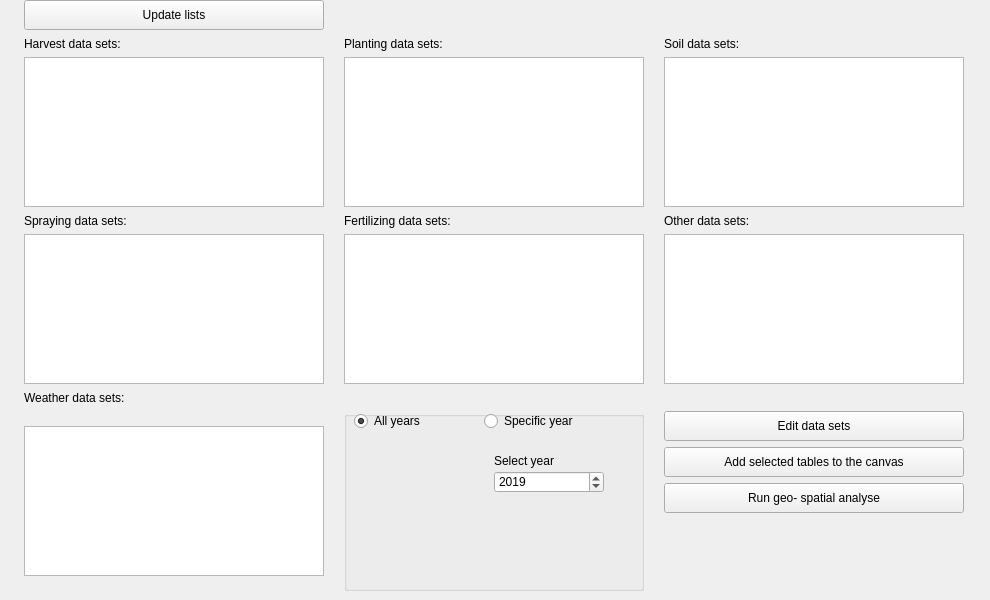
        <widget class="QWidget" name="tab_2">
         <attribute name="title">
          <string>Data sets</string>
         </attribute>
         <widget class="QWidget" name="gridLayoutWidget_3">
          <property name="geometry">
           <rect>
            <x>10</x>
            <y>0</y>
            <width>971</width>
            <height>591</height>
           </rect>
          </property>
          <layout class="QGridLayout" name="gridLayout_3">
           <item row="3" column="0">
            <widget class="QLabel" name="LActivity_2">
             <property name="minimumSize">
              <size>
               <width>0</width>
               <height>15</height>
              </size>
             </property>
             <property name="maximumSize">
              <size>
               <width>16777215</width>
               <height>15</height>
              </size>
             </property>
             <property name="locale">
              <locale language="English" country="UnitedKingdom"/>
             </property>
             <property name="text">
              <string>Spraying data sets:</string>
             </property>
            </widget>
           </item>
           <item row="2" column="0">
            <widget class="QListWidget" name="LWHarvestTable">
             <property name="sizePolicy">
              <sizepolicy hsizetype="Minimum" vsizetype="Minimum">
               <horstretch>10</horstretch>
               <verstretch>0</verstretch>
              </sizepolicy>
             </property>
             <property name="maximumSize">
              <size>
               <width>16777215</width>
               <height>150</height>
              </size>
             </property>
             <property name="locale">
              <locale language="English" country="UnitedKingdom"/>
             </property>
            </widget>
           </item>
           <item row="4" column="0">
            <widget class="QListWidget" name="LWSprayingTable">
             <property name="sizePolicy">
              <sizepolicy hsizetype="Minimum" vsizetype="Minimum">
               <horstretch>5</horstretch>
               <verstretch>0</verstretch>
              </sizepolicy>
             </property>
             <property name="maximumSize">
              <size>
               <width>300</width>
               <height>150</height>
              </size>
             </property>
             <property name="locale">
              <locale language="English" country="UnitedKingdom"/>
             </property>
            </widget>
           </item>
           <item row="6" column="1" rowspan="4">
            <widget class="QGroupBox" name="groupBox_2">
             <property name="title">
              <string/>
             </property>
             <widget class="QRadioButton" name="RBSelectAllYears">
              <property name="geometry">
               <rect>
                <x>10</x>
                <y>0</y>
                <width>111</width>
                <height>20</height>
               </rect>
              </property>
              <property name="text">
               <string>All years</string>
              </property>
              <property name="checked">
               <bool>true</bool>
              </property>
             </widget>
             <widget class="QRadioButton" name="RBSpecificYear">
              <property name="enabled">
               <bool>true</bool>
              </property>
              <property name="geometry">
               <rect>
                <x>140</x>
                <y>0</y>
                <width>171</width>
                <height>20</height>
               </rect>
              </property>
              <property name="text">
               <string>Specific year</string>
              </property>
             </widget>
             <widget class="QLabel" name="label_7">
              <property name="enabled">
               <bool>true</bool>
              </property>
              <property name="geometry">
               <rect>
                <x>150</x>
                <y>40</y>
                <width>151</width>
                <height>20</height>
               </rect>
              </property>
              <property name="text">
               <string>Select year</string>
              </property>
             </widget>
             <widget class="QDateEdit" name="DEYear">
              <property name="enabled">
               <bool>true</bool>
              </property>
              <property name="geometry">
               <rect>
                <x>150</x>
                <y>60</y>
                <width>110</width>
                <height>22</height>
               </rect>
              </property>
              <property name="dateTime">
               <datetime>
                <hour>0</hour>
                <minute>0</minute>
                <second>0</second>
                <year>2019</year>
                <month>1</month>
                <day>1</day>
               </datetime>
              </property>
              <property name="displayFormat">
               <string>yyyy</string>
              </property>
             </widget>
            </widget>
           </item>
           <item row="4" column="2">
            <widget class="QListWidget" name="LWOtherTable">
             <property name="sizePolicy">
              <sizepolicy hsizetype="Minimum" vsizetype="Minimum">
               <horstretch>5</horstretch>
               <verstretch>0</verstretch>
              </sizepolicy>
             </property>
             <property name="maximumSize">
              <size>
               <width>300</width>
               <height>150</height>
              </size>
             </property>
             <property name="locale">
              <locale language="English" country="UnitedKingdom"/>
             </property>
            </widget>
           </item>
           <item row="6" column="0" rowspan="4">
            <widget class="QListWidget" name="LWWeatherTable">
             <property name="sizePolicy">
              <sizepolicy hsizetype="Minimum" vsizetype="Minimum">
               <horstretch>5</horstretch>
               <verstretch>0</verstretch>
              </sizepolicy>
             </property>
             <property name="maximumSize">
              <size>
               <width>300</width>
               <height>150</height>
              </size>
             </property>
             <property name="locale">
              <locale language="English" country="UnitedKingdom"/>
             </property>
            </widget>
           </item>
           <item row="7" column="2">
            <widget class="QPushButton" name="PBAdd2Canvas">
             <property name="maximumSize">
              <size>
               <width>16777215</width>
               <height>30</height>
              </size>
             </property>
             <property name="locale">
              <locale language="English" country="UnitedKingdom"/>
             </property>
             <property name="text">
              <string>Add selected tables to the canvas</string>
             </property>
            </widget>
           </item>
           <item row="6" column="2">
            <widget class="QPushButton" name="PBEditTables">
             <property name="maximumSize">
              <size>
               <width>16777215</width>
               <height>30</height>
              </size>
             </property>
             <property name="locale">
              <locale language="English" country="UnitedKingdom"/>
             </property>
             <property name="text">
              <string>Edit data sets</string>
             </property>
            </widget>
           </item>
           <item row="1" column="0">
            <widget class="QLabel" name="Lsoil_3">
             <property name="minimumSize">
              <size>
               <width>0</width>
               <height>15</height>
              </size>
             </property>
             <property name="maximumSize">
              <size>
               <width>16777215</width>
               <height>15</height>
              </size>
             </property>
             <property name="locale">
              <locale language="English" country="UnitedKingdom"/>
             </property>
             <property name="text">
              <string>Harvest data sets:</string>
             </property>
            </widget>
           </item>
           <item row="0" column="0">
            <widget class="QPushButton" name="PBUpdateLists">
             <property name="minimumSize">
              <size>
               <width>0</width>
               <height>20</height>
              </size>
             </property>
             <property name="maximumSize">
              <size>
               <width>16777215</width>
               <height>30</height>
              </size>
             </property>
             <property name="locale">
              <locale language="English" country="UnitedKingdom"/>
             </property>
             <property name="text">
              <string>Update lists</string>
             </property>
            </widget>
           </item>
           <item row="1" column="1">
            <widget class="QLabel" name="LActivity">
             <property name="minimumSize">
              <size>
               <width>0</width>
               <height>15</height>
              </size>
             </property>
             <property name="maximumSize">
              <size>
               <width>16777215</width>
               <height>15</height>
              </size>
             </property>
             <property name="locale">
              <locale language="English" country="UnitedKingdom"/>
             </property>
             <property name="text">
              <string>Planting data sets:</string>
             </property>
            </widget>
           </item>
           <item row="3" column="1">
            <widget class="QLabel" name="LActivity_3">
             <property name="minimumSize">
              <size>
               <width>0</width>
               <height>15</height>
              </size>
             </property>
             <property name="maximumSize">
              <size>
               <width>16777215</width>
               <height>15</height>
              </size>
             </property>
             <property name="locale">
              <locale language="English" country="UnitedKingdom"/>
             </property>
             <property name="text">
              <string>Fertilizing data sets:</string>
             </property>
            </widget>
           </item>
           <item row="2" column="1">
            <widget class="QListWidget" name="LWPlantingTable">
             <property name="sizePolicy">
              <sizepolicy hsizetype="Minimum" vsizetype="Minimum">
               <horstretch>5</horstretch>
               <verstretch>0</verstretch>
              </sizepolicy>
             </property>
             <property name="maximumSize">
              <size>
               <width>300</width>
               <height>150</height>
              </size>
             </property>
             <property name="locale">
              <locale language="English" country="UnitedKingdom"/>
             </property>
            </widget>
           </item>
           <item row="3" column="2">
            <widget class="QLabel" name="LActivity_4">
             <property name="minimumSize">
              <size>
               <width>0</width>
               <height>15</height>
              </size>
             </property>
             <property name="maximumSize">
              <size>
               <width>16777215</width>
               <height>15</height>
              </size>
             </property>
             <property name="locale">
              <locale language="English" country="UnitedKingdom"/>
             </property>
             <property name="text">
              <string>Other data sets:</string>
             </property>
            </widget>
           </item>
           <item row="1" column="2">
            <widget class="QLabel" name="Lsoil">
             <property name="minimumSize">
              <size>
               <width>0</width>
               <height>15</height>
              </size>
             </property>
             <property name="maximumSize">
              <size>
               <width>16777215</width>
               <height>15</height>
              </size>
             </property>
             <property name="locale">
              <locale language="English" country="UnitedKingdom"/>
             </property>
             <property name="text">
              <string>Soil data sets:</string>
             </property>
            </widget>
           </item>
           <item row="2" column="2">
            <widget class="QListWidget" name="LWSoilTable">
             <property name="sizePolicy">
              <sizepolicy hsizetype="Minimum" vsizetype="Minimum">
               <horstretch>10</horstretch>
               <verstretch>0</verstretch>
              </sizepolicy>
             </property>
             <property name="maximumSize">
              <size>
               <width>16777215</width>
               <height>150</height>
              </size>
             </property>
             <property name="locale">
              <locale language="English" country="UnitedKingdom"/>
             </property>
            </widget>
           </item>
           <item row="5" column="0">
            <widget class="QLabel" name="LActivity_5">
             <property name="minimumSize">
              <size>
               <width>0</width>
               <height>15</height>
              </size>
             </property>
             <property name="maximumSize">
              <size>
               <width>16777215</width>
               <height>15</height>
              </size>
             </property>
             <property name="locale">
              <locale language="English" country="UnitedKingdom"/>
             </property>
             <property name="text">
              <string>Weather data sets:</string>
             </property>
            </widget>
           </item>
           <item row="4" column="1">
            <widget class="QListWidget" name="LWFertiTable">
             <property name="sizePolicy">
              <sizepolicy hsizetype="Minimum" vsizetype="Minimum">
               <horstretch>5</horstretch>
               <verstretch>0</verstretch>
              </sizepolicy>
             </property>
             <property name="maximumSize">
              <size>
               <width>300</width>
               <height>150</height>
              </size>
             </property>
             <property name="locale">
              <locale language="English" country="UnitedKingdom"/>
             </property>
            </widget>
           </item>
           <item row="8" column="2">
            <widget class="QPushButton" name="PBRunAnalyses">
             <property name="sizePolicy">
              <sizepolicy hsizetype="Minimum" vsizetype="Minimum">
               <horstretch>0</horstretch>
               <verstretch>0</verstretch>
              </sizepolicy>
             </property>
             <property name="maximumSize">
              <size>
               <width>16777215</width>
               <height>30</height>
              </size>
             </property>
             <property name="locale">
              <locale language="English" country="UnitedKingdom"/>
             </property>
             <property name="text">
              <string>Run geo- spatial analyse</string>
             </property>
             <property name="iconSize">
              <size>
               <width>20</width>
               <height>25</height>
              </size>
             </property>
            </widget>
           </item>
          </layout>
         </widget>
        </widget>
